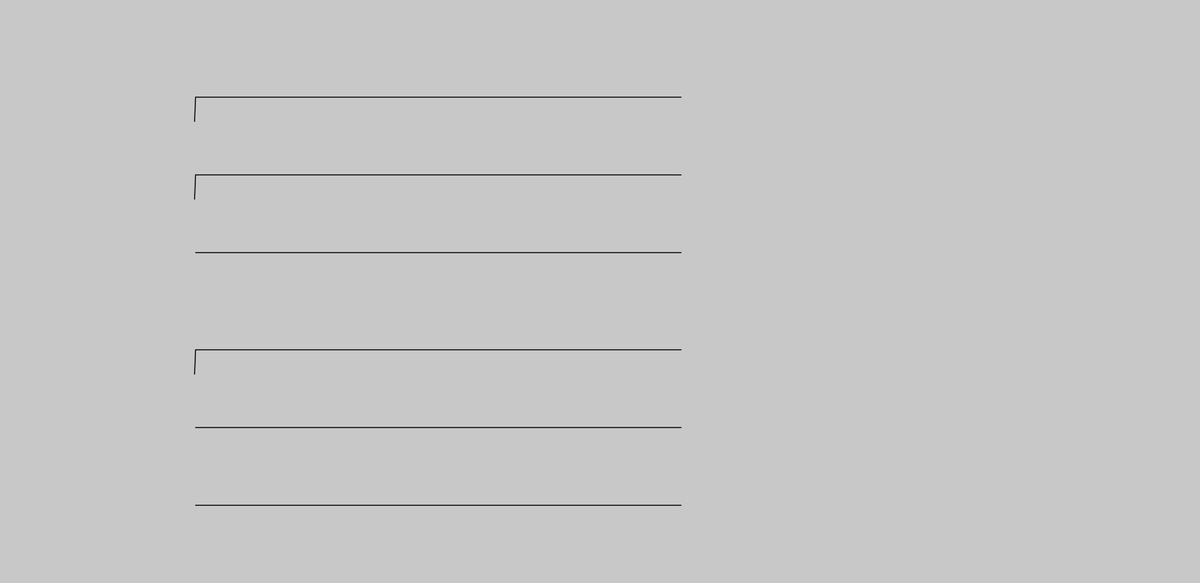
Frame 1 (no input)
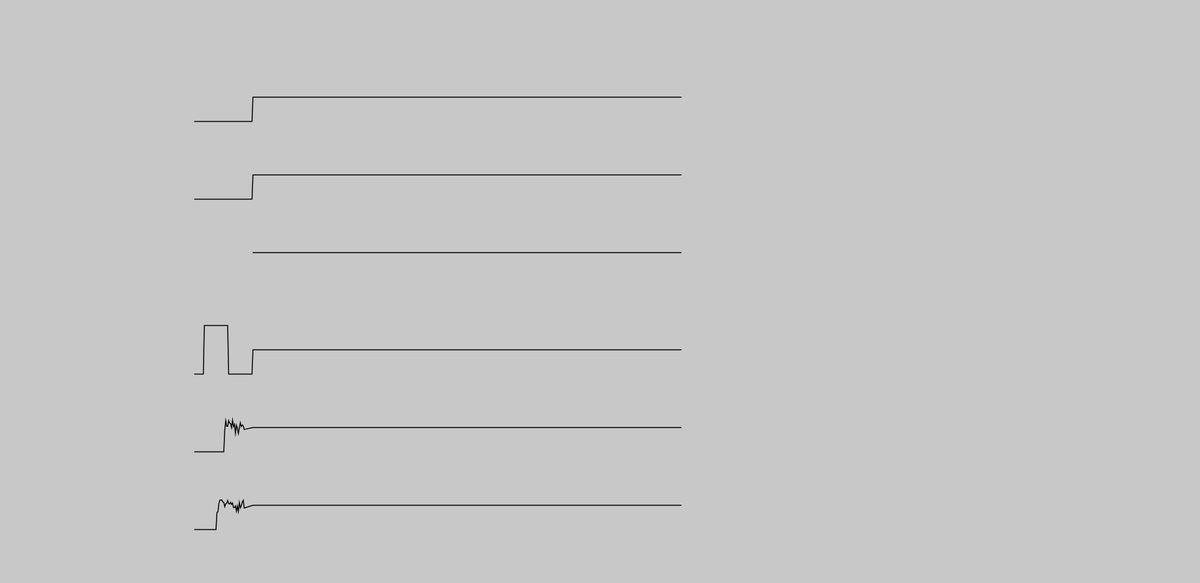
Frame 60 (no input)
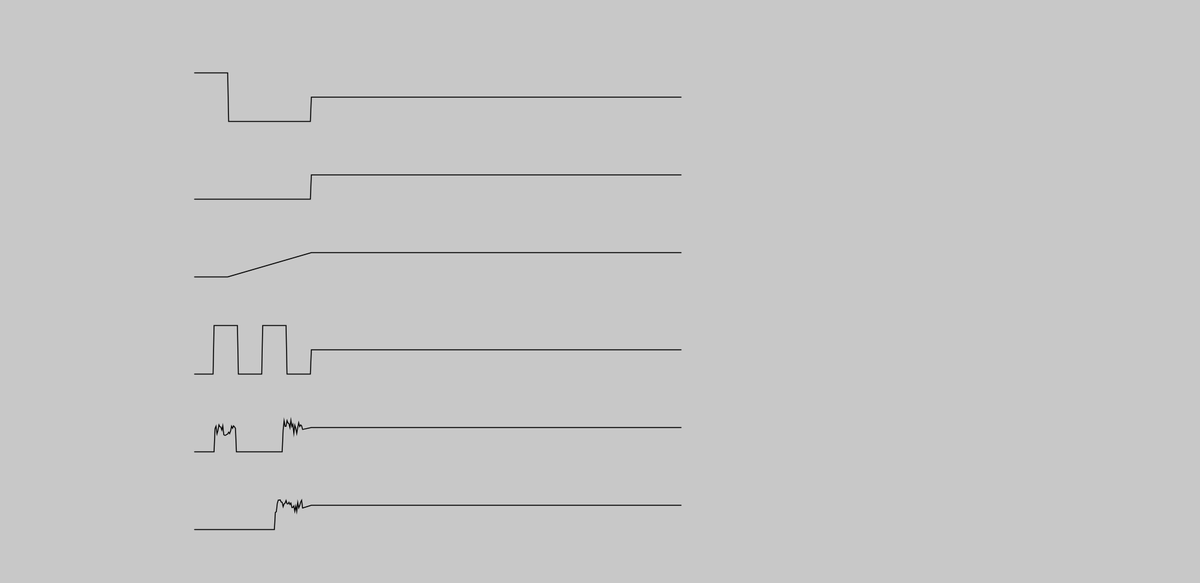
Frame 120 (the mouse pressed at the canvas centre since frame 60)

The p5.js sketch that drew these frames (run headless with seeded random() and noise() and a simulated clock; from frame 60 on, the mouse is pressed at the canvas centre):

// p5.js sketch
// ── sketch.js
const TIME_STEP = 2;
const GRAPH_SIZE = 500; 
const VOFFSET = 25;
const META_VOFFSET = 10;
const OVERSHOOT = 7;

err_inj = 0;

// CLOCK 1
let clk1;
let clk1_graph = [];

// CLOCK 2
let clk2;
let clk2_graph = [];

// OSCILLATOR (acts as data input)
let osc;
let osc_graph = [];

// FLOP 1
let flop1;
let flop1_graph = [];

// FLOP 2
let flop2;
let flop2_graph = [];

// FLOP 3
let flop3;
let flop3_graph = [];


function setup() {
  clk1  = new Clock(170, -1, 0);
  clk2  = new Clock(50, -1, 0);
  osc   = new Clock(250, -1, 0);
  flop1 = new Flop(1, 1);
  flop2 = new Flop(10, 15);
  flop3 = new Flop(10, 15);

  // assign initial values of all graphs to be zero
  for (let i = 0; i <= GRAPH_SIZE; i++) {
    clk1_graph[i] = 0;
    osc_graph[i] = 0;
    flop1_graph[i] = 0;
    clk2_graph[i] = 0;
    flop2_graph[i] = 0;
    flop3_graph[i] = 0;
  }

  // put setup code here
  createCanvas(1850, 900);
  background(200);
  

  frameRate(60);
}

function draw() {
  clear();
  background(200);
  scale(1.5, 1.5, 1); // TEMP CODE FOR MAKING THINGS LARGER
  // scale(2, 2, 1); // TEMP CODE FOR MAKING THINGS LARGER

  // CLOCK 1
  clk1.instantiate();
  clk1.update(clk1_graph);
  clk1_graph = clk1.graph;
  translate(200, 100);
  clk1.draw();

  // OSCILLATOR (ACTS AS DATA)
  osc.fake_clk = err_inj;
  osc.instantiate();
  osc.update(osc_graph);
  osc_graph = osc.graph;
  translate(0, 80);
  osc.draw();


  // FLOP 1
  flop1.instantiate(clk1_graph[0], osc_graph[0], 0);
  flop1.update(flop1_graph);
  flop1_graph = flop1.graph;
  translate(0, 80);
  flop1.draw();
  
  
  // CLOCK 2
  clk2.instantiate();
  clk2.update(clk2_graph);
  clk2_graph = clk2.graph;
  translate(0, 100);
  clk2.draw();

  // FLOP 2
  flop2.instantiate(clk2_graph[0], flop1_graph[0], 1);
  flop2.update(flop2_graph);
  flop2.debug();
  flop2_graph = flop2.graph;
  translate(0, 80);
  flop2.draw();

  // FLOP 3
  flop3.instantiate(clk2_graph[0], flop2_graph[0], 0);
  flop3.update(flop3_graph);
  flop3_graph = flop3.graph;
  translate(0, 80);
  flop3.draw();

}



class Clock {
  constructor(hold_time, skew_time, fake_clk) {
    // parameters
    this.hold_time = hold_time;
    this.skew_time = skew_time;
    this.fake_clk = fake_clk;

    
    // internal variables
    let time, ttime, curr_state, prev_state, real_clk;
    let graph = [];

    this.time  = 0;
    this.ttime = null;
    this.curr_state = 1; 
    this.prev_state = null; 
    this.real_clk = null;
  }

  instantiate() {

    // SO WE CAN REUSE CLOCK AS LIKE CONTROLLABLE OSCILlATORS
    if (this.fake_clk == 1) {
      if (this.real_clk == null) { 
        this.real_clk = this.hold_time;
        this.hold_time = this.hold_time/20;
      }
    } else {
      if (this.real_clk != null) { this.hold_time = this.real_clk; }
      this.real_clk = null;
    }

    if (this.time > 0 && this.time < this.hold_time) {
      // console.log("TIME : ", time, "TTIME : ", ttime, "STATE : ", curr_state);
    } else {
      if (this.ttime == null) {
        this.ttime = this.time;
        this.prev_state = this.curr_state;
        // console.log("GET TTIME : ", this.time);
      }
      if (this.time - this.ttime >= this.skew_time) {
        this.curr_state = this.prev_state*-1
        this.time = 0;
        this.ttime = null;
        // console.log("SKEW");
      } else {
        this.curr_state = 0;
        // console.log("RELEASE : ", this.time);
      }
    }
    // increment internal timer
    this.time += TIME_STEP;
  }

  update(graph) {
    // get value of graphs
    this.graph = graph;
    
    // update graph
    this.graph.pop();
    if (this.curr_state > 0) {
      this.graph.unshift(VOFFSET*-1);
    } else if (this.curr_state < 0) {
      this.graph.unshift(VOFFSET);
    } else if (this.curr_state == 0) {
      this.graph.unshift(VOFFSET*0);
      // this.graph.unshift(skewer()*voffset+overshoot);
      // this.graph.unshift(skewer()*voffset+overshoot);
    }
  }

  draw() {
    strokeWeight(1);
    stroke("black");
    noFill();
    beginShape();
    for (let i = 0; i <= this.graph.length; i++) {
      vertex(i , this.graph[i]);
    }
    endShape();
  }

  debug() {
    console.log("INTERAL TIME : ", this.time);
    console.log("CURR STATE : ", this.curr_state);
  }
} // END OF CLASS CLOCK



class Flop {
  constructor(setup_time, hold_time) {
    this.setup_time = setup_time;
    this.hold_time = hold_time;

    let time, ttime, curr_state, prev_state;
    this.time = 0;
    this.ttime = 0;
    this.curr_state = 1;
    this.prev_state = null;

    let clk_in, data_in, sample_flag;
    this.clk_in = null;
    this.data_in = null;
    this.sample_flag = 0;
    
    //zero since assume, signal toggles from unknown to some value at time 0
    let data_toggle_time = 0;
    let clk_toggle_time  = 0;
    let data_minus_clk_time = 0;

    let stabilization_time;
    // 2.5 just some number I based, based on the ratio of the input clock's period
    this.stabilization_time =  (this.setup_time + this.hold_time)*3

    // use this for randomizing the time it takes for the flop to de-mestabilized
    this.stabilization_delta = null;

    let smoothie;
    this.smoothie = 0;

    let stab_area = (this.stabilization_time / 4);
    let meta_value = 0;
    let meta_ttime = 0;

    let propagation_delay;
    // i want delays to be proportional to the flop's timing, so most of these values are derived
    this.propagation_delay = this.hold_time - this.setup_time;
    let prop_ttime;
    this.prop_ttime = 1;

    let prop_flag;
    this.prop_flag = 1;


    let prop_hold_val;
    let prop_next_val;
    this.prop_hold_val = 0;
    this.prop_next_val = 0;

    let graph = [];
  }

  instantiate(clk, data, debug) {
    // CAPTURE POSEDGE
    if (this.clk_in != clk && clk < 0) {
      // capture initial value, for modelling propagation delay 
      this.prop_flag = 1;
      this.prop_hold_val = this.curr_state; 
      this.prop_next_val = null;
      
      // we need to this piecewise function since the data inputs are no longer normalized to
      // note the reverse stuff, because of graphing...
      // 1 to -1, when it is sampled from outside the class
      if (data > 0 ) { this.curr_state = -1; };
      if (data == 0 ) { this.curr_state = 0; };
      if (data < 0) { this.curr_state = 1; };
      this.sample_flag = 1;
      this.clk_toggle_time = this.time;
      this.prop_ttime = 0;

      if (debug == 1) {
        console.log("POSTIME : ", this.clk_toggle_time);
      }
    }

    // CHECK FOR SETUP TIME
    if (this.sample_flag == 1 && this.clk_toggle_time - this.data_toggle_time <= this.setup_time) {
      this.curr_state = 0;
      console.log("SETUP TIMING VIOLATION : ", this.clk_toggle_time - this.data_toggle_time);
    }
    
    // CAPTURE DATA EDGES
    // important to do this after the sampling time check
    if (this.data_in != data) {
      this.data_toggle_time = this.time;
      if (debug == 1) {
        console.log("DATTIME : ", this.data_toggle_time);
      }
    }

    // CHECK FOR HOLD TIME
    this.data_minus_clk_time = this.data_toggle_time - this.clk_toggle_time; 
    if (this.data_minus_clk_time <= this.hold_time && this.data_minus_clk_time >= 0 && this.prop_flag == 1) {
      this.curr_state = 0;
      console.log("HOLD TIMING VIOLATION : ", this.data_toggle_time - this.clk_toggle_time);
    }

    if (this.sample_flag == 1) {
      this.ttime += TIME_STEP;
      if (this.ttime >= this.hold_time) {
        this.ttime = 0;
        this.sample_flag = 0;
      }
    }

    // PROPAGATION DELAY
    if (this.prop_ttime <= this.propagation_delay) {
      if (this.prop_next_val == null) { 
        this.prop_next_val = this.curr_state; 
      }
      if (this.prop_hold_val == null) { 
          if (this.graph[0] > 0 )  { this.prop_hold_val = -1; };
          if (this.graph[0] == 0 ) { this.prop_hold_val = 0; };
          if (this.graph[0] < 0)   { this.prop_hold_val = 1; };
      }
      this.curr_state = this.prop_hold_val;
      // console.log("HOLD VALUE : ", this.curr_state);
      // console.log("NEXT VALUE : ", this.prop_next_val);
      this.prop_ttime += TIME_STEP;
    }
    if (this.prop_flag == 1 && this.prop_ttime > this.propagation_delay) {
      this.curr_state = this.prop_next_val;
      // METASTABILITY
      if (this.stabilization_delta == null) { this.stabilization_delta = random((this.stabilization_time/2), this.stabilization_time); }
      if (this.curr_state == 0 && this.meta_ttime <= this.stabilization_delta) {
      // if (this.curr_state == 0 && this.meta_ttime <= (this.stabilization_time + random(0, this.stabilization_delta))) {
        // make animations look nicer (remove jagginess and like "random" feel)
        if (this.smoothie <= 1.2) {
          this.smoothie += 0.3;
        } else {
          this.smoothie = 0;
          this.meta_value = noise(this.time);
        }
        this.meta_ttime += TIME_STEP;
      } else {
        // if (this.meta_ttime >= this.stabilization_time) {
        if (this.meta_ttime >= this.stabilization_delta) {
          console.log("BEFORE RANDOM (meta_value) : ", this.graph[0]);
          if (this.graph[0] > 0) { this.curr_state = -1;}
          if (this.graph[0] < 0) { this.curr_state = 1;}
          // if 0.509 = leaning 
          // if 0.78  = leaning LOW
          // this.curr_state = random([1, -1]);
          this.prop_next_val = null;
          this.prop_hold_val = null;
          this.stabilization_delta = null;
          this.prop_flag = 0;
          console.log("APPEAR ONCE?");
        }
        this.meta_ttime = 0;
      }
    }
    this.clk_in = clk;
    this.data_in = data;



    this.sample_flag = 0;

    // increment internal timer
    this.time += TIME_STEP;
  }

  update(graph) {
    // get value of graphs
    this.graph = graph;

    if (this.curr_state == null) {this.curr_state = 0;}
    console.log("STATE GRAPH: ", this.curr_state);
    
    // update graph
    this.graph.pop();
    if (this.curr_state > 0) {
      this.graph.unshift(VOFFSET*-1);
    } else if (this.curr_state < 0) {
      this.graph.unshift(VOFFSET);
    } else if (this.curr_state == 0) {
      // -1 is for normalizing the waveform to be somewhere in the middle
      this.graph.unshift((META_VOFFSET)*(this.meta_value + random() - 1));
    }
  }

  draw() {
    strokeWeight(1);
    stroke("black");
    noFill();
    beginShape();
    for (let i = 0; i <= this.graph.length; i++) {
      vertex(i , this.graph[i]);
    }
    endShape();
  }

  debug() {
    // console.log("SETUP TIMING VIOLATION : ", this.clk_toggle_time - this.data_toggle_time);
    // console.log("HOLD TIMING VIOLATION : ", this.data_toggle_time - this.clk_toggle_time);
  }

} // END OF CLASS FLOP



// SIGNAL GENERATOR
